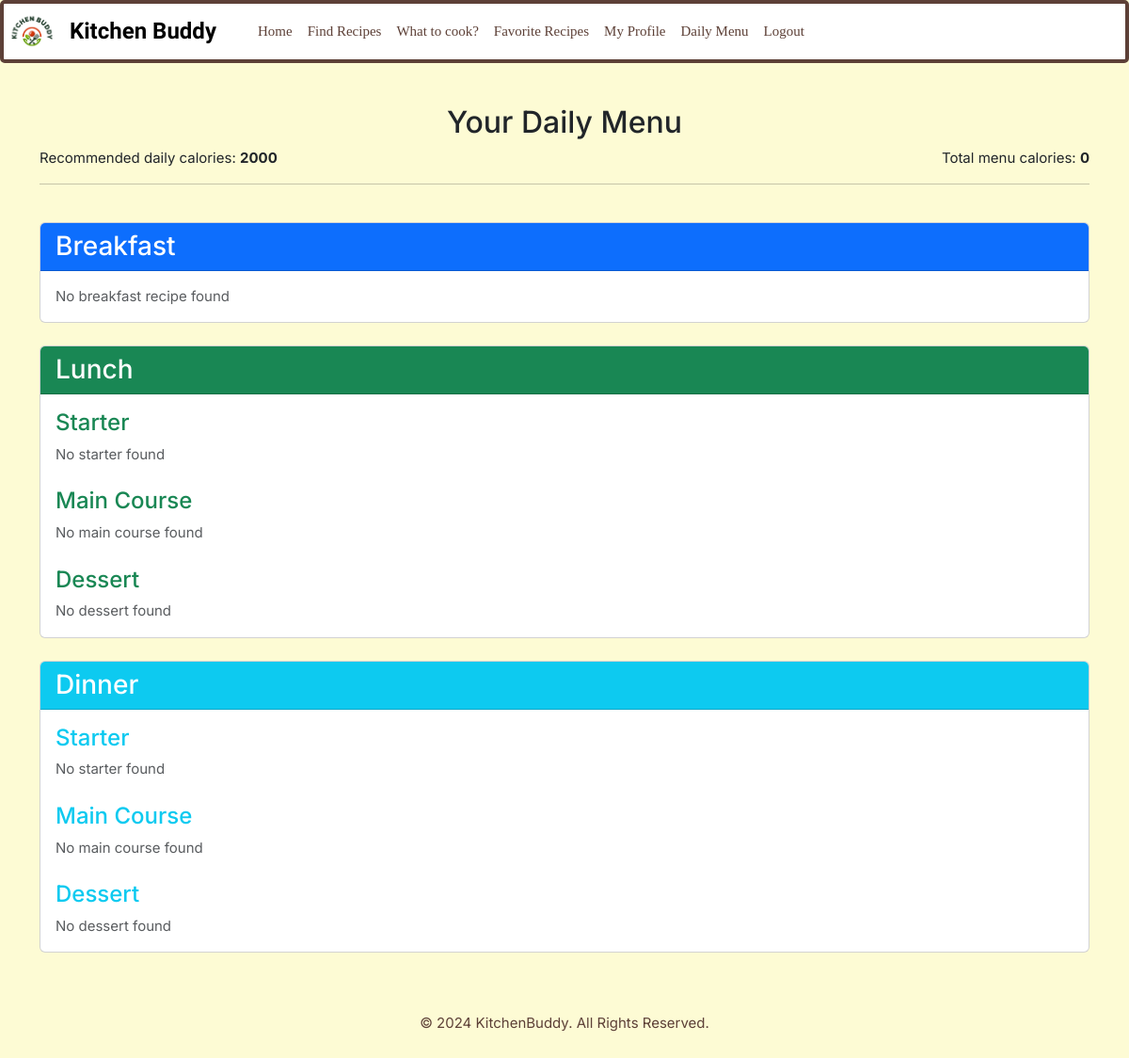
The page /recipes/menu/ (signed in) on the database as committed earlier.
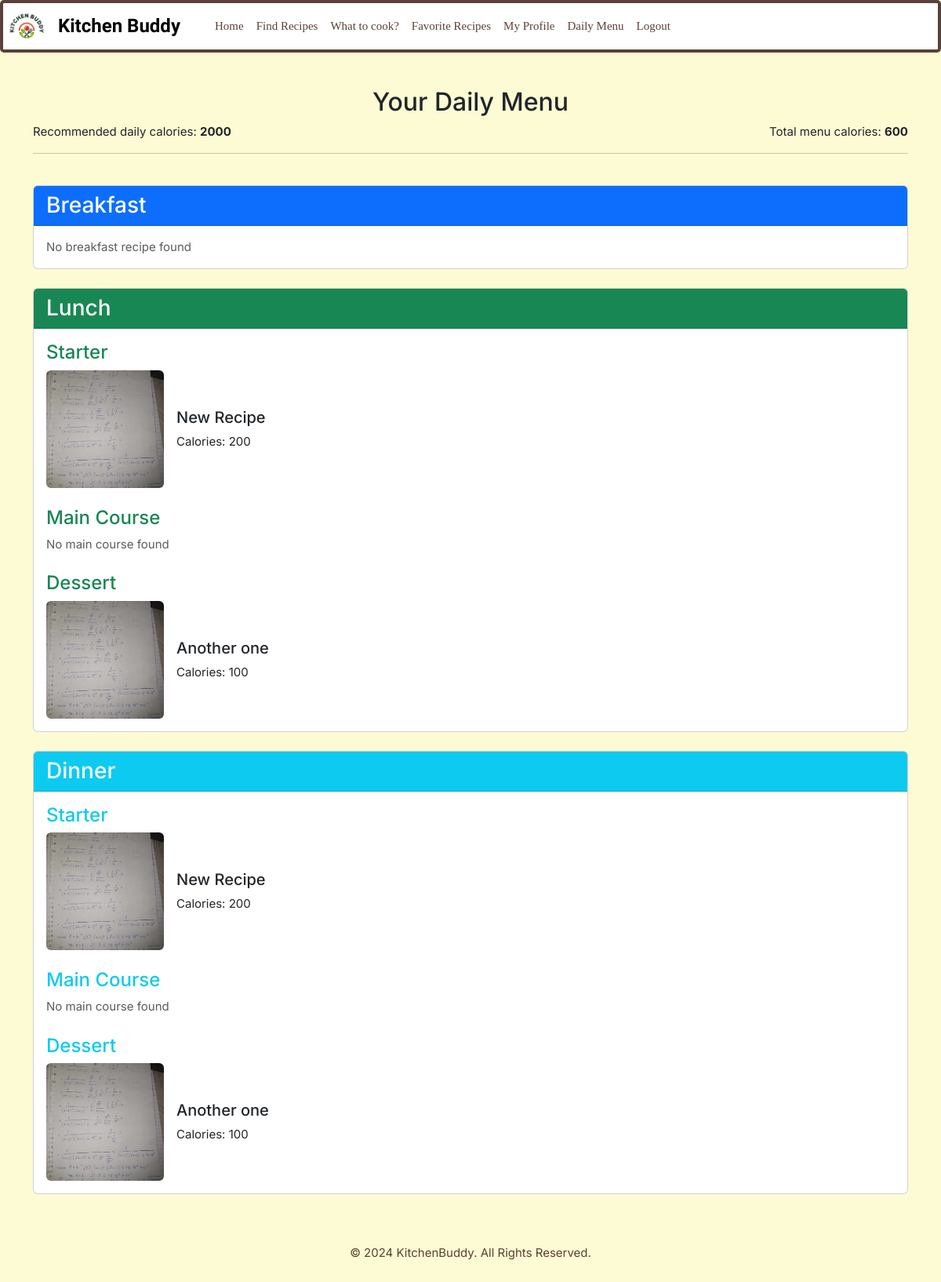
The same page on the database as committed later.
### recipe/models.py (models this page shows, shortened)
class Recipe(models.Model):
    user = models.ForeignKey(User, on_delete=models.CASCADE, related_name="recipe")
    title = models.CharField(max_length=150)
    ingredients = models.ManyToManyField(Ingredient, through='IngredientsDetails', related_name='recipe_ingredient')
    description = models.TextField()
    cooking_time = models.PositiveIntegerField(validators=[MinValueValidator(1)], null=True, blank=True)
    calories = models.PositiveIntegerField(validators=[MinValueValidator(1), MaxValueValidator(2000)], null=True, blank=True)
    image = models.ImageField(upload_to='recipes/', null=True, blank=True)
    dish_type = models.CharField(max_length=10, choices=DISH_TYPE, default='main')
    favourite = models.ManyToManyField(User, related_name='favourite_recipe', blank=True)
    average_rating = models.DecimalField(max_digits=3, decimal_places=2, default=0)
    ratings_count = models.PositiveBigIntegerField(default=0)
    diet = models.ManyToManyField(Diet, related_name='recipe_diet', blank=True)
    allergies = models.ManyToManyField(Allergy, related_name='recipe_allergies', blank=True)
    class Meta:
        ordering = ['title']
        unique_together = ['title', 'image']

### recipe/views.py (the view)
# urls.py: path('menu/', views.get_menu, name='get_menu'),
@login_required
def get_menu(request):
    try:
        user_profile = request.user.profile
        calories_per_day = user_profile.calories
    except Profile.DoesNotExist:
        calories_per_day = 2000
    calories_breakfast = calories_per_day * 0.25
    calories_lunch = calories_per_day * 0.4
    calories_dinner = calories_per_day * 0.35
    favourite_recipes = Recipe.objects.filter(favourite=request.user)
    menu = {
        'breakfast': None,
        'lunch': {
            'starter': None,
            'main': None,
            'dessert': None
        },
        'dinner': {
            'starter': None,
            'main': None,
            'dessert': None
        }
    }
    breakfast_recipes = favourite_recipes.filter(dish_type='breakfast')
    shuffle(breakfast_recipes)
    for recipe in breakfast_recipes:
        if recipe.calories <= calories_breakfast:
            menu['breakfast'] = recipe
            break
    starter_calories_lunch = calories_per_day * 0.1
    main_calories_lunch = calories_per_day * 0.25
    dessert_calories_lunch = calories_per_day * 0.05
    starter_recipes = favourite_recipes.filter(dish_type='starter')
    shuffle(starter_recipes)
    for recipe in starter_recipes:
        if recipe.calories <= starter_calories_lunch:
            menu['lunch']['starter'] = recipe
            break
    main_recipes = favourite_recipes.filter(dish_type='main')
    shuffle(main_recipes)
    for recipe in main_recipes:
        if recipe.calories <= main_calories_lunch:
            menu['lunch']['main'] = recipe
            break
    dessert_recipes = favourite_recipes.filter(dish_type='dessert')
    shuffle(dessert_recipes)
    for recipe in dessert_recipes:
        if recipe.calories <= dessert_calories_lunch:
            menu['lunch']['dessert'] = recipe
            break
    starter_calories_dinner = calories_per_day * 0.1
    main_calories_dinner = calories_per_day * 0.20
    dessert_calories_dinner = calories_per_day * 0.05
    starter_recipes = favourite_recipes.filter(dish_type='starter')
    shuffle(starter_recipes)
    for recipe in starter_recipes:
        if recipe.calories <= starter_calories_dinner:
            menu['dinner']['starter'] = recipe
            break
    main_recipes = favourite_recipes.filter(dish_type='main')
    shuffle(main_recipes)
    for recipe in main_recipes:
        if recipe.calories <= main_calories_dinner:
            menu['dinner']['main'] = recipe
            break
    dessert_recipes = favourite_recipes.filter(dish_type='dessert')
    shuffle(dessert_recipes)
    for recipe in dessert_recipes:
        if recipe.calories <= dessert_calories_dinner:
            menu['dinner']['dessert'] = recipe
            break
    total_calories_menu = 0
    if menu['breakfast']:
        total_calories_menu += menu['breakfast'].calories
    for course in ['starter', 'main', 'dessert']:
        if menu['lunch'][course]:
            total_calories_menu += menu['lunch'][course].calories
        if menu['dinner'][course]:
            total_calories_menu += menu['dinner'][course].calories
    context = {
        'menu': menu,
        'total_calories_menu': total_calories_menu,
        'recommended_calories': calories_per_day
    }
    return render(request, 'recipe/get_menu.html', context)

### recipe/templates/recipe/get_menu.html
{% extends 'base.html' %}
{% block content %}
<div class="container mt-4">
    <div class="row mb-4">
        <div class="col">
            <h2 class="text-center">Your Daily Menu</h2>
            <div class="d-flex justify-content-between align-items-center">
                <p class="mb-0">Recommended daily calories: <strong>{{ recommended_calories }}</strong></p>
                <p class="mb-0">Total menu calories: <strong>{{ total_calories_menu }}</strong></p>
            </div>
            <hr>
        </div>
    </div>
    <div class="row mb-4">
        <div class="col">
            <div class="card">
                <div class="card-header bg-primary text-white">
                    <h3 class="mb-0">Breakfast</h3>
                </div>
                <div class="card-body">
                    {% if menu.breakfast %}
                        <div class="d-flex align-items-center">
                            {% if menu.breakfast.image %}
                                <img src="{{ menu.breakfast.image.url }}" alt="{{ menu.breakfast.title }}" class="img-fluid rounded" style="width: 150px; height: 150px; object-fit: cover;">
                            {% endif %}
                            <div class="ms-3">
                                <h4>{{ menu.breakfast.title }}</h4>
                                <p class="mb-0">Calories: {{ menu.breakfast.calories }}</p>
                            </div>
                        </div>
                    {% else %}
                        <p class="text-muted mb-0">No breakfast recipe found</p>
                    {% endif %}
                </div>
            </div>
        </div>
    </div>
    <div class="row mb-4">
        <div class="col">
            <div class="card">
                <div class="card-header bg-success text-white">
                    <h3 class="mb-0">Lunch</h3>
                </div>
                <div class="card-body">
                    <div class="mb-4">
                        <h4 class="text-success">Starter</h4>
                        {% if menu.lunch.starter %}
                            <div class="d-flex align-items-center">
                                {% if menu.lunch.starter.image %}
                                    <img src="{{ menu.lunch.starter.image.url }}" alt="{{ menu.lunch.starter.title }}" class="img-fluid rounded" style="width: 150px; height: 150px; object-fit: cover;">
                                {% endif %}
                                <div class="ms-3">
                                    <h5>{{ menu.lunch.starter.title }}</h5>
                                    <p class="mb-0">Calories: {{ menu.lunch.starter.calories }}</p>
                                </div>
                            </div>
                        {% else %}
                            <p class="text-muted mb-0">No starter found</p>
                        {% endif %}
                    </div>
                    <div class="mb-4">
                        <h4 class="text-success">Main Course</h4>
                        {% if menu.lunch.main %}
                            <div class="d-flex align-items-center">
                                {% if menu.lunch.main.image %}
                                    <img src="{{ menu.lunch.main.image.url }}" alt="{{ menu.lunch.main.title }}" class="img-fluid rounded" style="width: 150px; height: 150px; object-fit: cover;">
                                {% endif %}
                                <div class="ms-3">
                                    <h5>{{ menu.lunch.main.title }}</h5>
                                    <p class="mb-0">Calories: {{ menu.lunch.main.calories }}</p>
                                </div>
                            </div>
                        {% else %}
                            <p class="text-muted mb-0">No main course found</p>
                        {% endif %}
                    </div>
                    <div>
                        <h4 class="text-success">Dessert</h4>
                        {% if menu.lunch.dessert %}
                            <div class="d-flex align-items-center">
                                {% if menu.lunch.dessert.image %}
                                    <img src="{{ menu.lunch.dessert.image.url }}" alt="{{ menu.lunch.dessert.title }}" class="img-fluid rounded" style="width: 150px; height: 150px; object-fit: cover;">
                                {% endif %}
                                <div class="ms-3">
                                    <h5>{{ menu.lunch.dessert.title }}</h5>
                                    <p class="mb-0">Calories: {{ menu.lunch.dessert.calories }}</p>
                                </div>
                            </div>
                        {% else %}
                            <p class="text-muted mb-0">No dessert found</p>
                        {% endif %}
                    </div>
                </div>
            </div>
        </div>
    </div>
    <div class="row mb-4">
        <div class="col">
            <div class="card">
                <div class="card-header bg-info text-white">
                    <h3 class="mb-0">Dinner</h3>
                </div>
                <div class="card-body">
                    <div class="mb-4">
                        <h4 class="text-info">Starter</h4>
                        {% if menu.dinner.starter %}
                            <div class="d-flex align-items-center">
                                {% if menu.dinner.starter.image %}
                                    <img src="{{ menu.dinner.starter.image.url }}" alt="{{ menu.dinner.starter.title }}" class="img-fluid rounded" style="width: 150px; height: 150px; object-fit: cover;">
                                {% endif %}
                                <div class="ms-3">
                                    <h5>{{ menu.dinner.starter.title }}</h5>
                                    <p class="mb-0">Calories: {{ menu.dinner.starter.calories }}</p>
                                </div>
                            </div>
                        {% else %}
                            <p class="text-muted mb-0">No starter found</p>
                        {% endif %}
                    </div>
                    <div class="mb-4">
                        <h4 class="text-info">Main Course</h4>
                        {% if menu.dinner.main %}
                            <div class="d-flex align-items-center">
                                {% if menu.dinner.main.image %}
                                    <img src="{{ menu.dinner.main.image.url }}" alt="{{ menu.dinner.main.title }}" class="img-fluid rounded" style="width: 150px; height: 150px; object-fit: cover;">
                                {% endif %}
                                <div class="ms-3">
                                    <h5>{{ menu.dinner.main.title }}</h5>
                                    <p class="mb-0">Calories: {{ menu.dinner.main.calories }}</p>
                                </div>
                            </div>
                        {% else %}
                            <p class="text-muted mb-0">No main course found</p>
                        {% endif %}
                    </div>
                    <div>
                        <h4 class="text-info">Dessert</h4>
                        {% if menu.dinner.dessert %}
                            <div class="d-flex align-items-center">
                                {% if menu.dinner.dessert.image %}
                                    <img src="{{ menu.dinner.dessert.image.url }}" alt="{{ menu.dinner.dessert.title }}" class="img-fluid rounded" style="width: 150px; height: 150px; object-fit: cover;">
                                {% endif %}
                                <div class="ms-3">
                                    <h5>{{ menu.dinner.dessert.title }}</h5>
                                    <p class="mb-0">Calories: {{ menu.dinner.dessert.calories }}</p>
                                </div>
                            </div>
                        {% else %}
                            <p class="text-muted mb-0">No dessert found</p>
                        {% endif %}
                    </div>
                </div>
            </div>
        </div>
    </div>
</div>
{% endblock %}

### templates/base.html (shortened to what this page needs)
<!DOCTYPE html>
<html lang="en">
    <head>
        {% load static %}
        <link href="https://cdn.jsdelivr.net/npm/bootstrap@5.3.0-alpha3/dist/css/bootstrap.min.css" rel="stylesheet">
        <link href="https://cdnjs.cloudflare.com/ajax/libs/font-awesome/6.0.0-beta3/css/all.min.css" rel="stylesheet">
        <link rel="stylesheet" href="{% static 'css/base.css' %}" />
    </head>
    <body>
                <nav class="navbar navbar-expand-lg navbar-light">
                    <a class="navbar-brand d-flex align-items-center" href="{% url 'home' %}">
                      <img src="{% static 'images/logo-png.png' %}" alt="KitchenBuddy Logo" class="logo"/>
                      <span class="brand-title">Kitchen Buddy</span>
                    </a>
                    <div class="collapse navbar-collapse" id="navbarNav">
                      <ul class="navbar-nav">
                        <li class="nav-item active">
                          <a class="nav-link" href="{% url 'home' %}">Home <span class="sr-only">(current)</span></a>
                        </li>
                        {% if request.user.is_authenticated %}
                        <li class="nav-item">
                          <a class="nav-link" href="{% url 'list_recipe' %}">Find Recipes</a>
                        </li>
                        <li class="nav-item">
                          <a class="nav-link" href="{% url 'get_recipes_by_ingredients' %}">What to cook?</a>
                        </li>
                        <li class="nav-item">
                          <a class="nav-link" href="{% url 'favourite_recipes' %}">Favorite Recipes</a>
                        </li>
                        <li class="nav-item">
                          <a class="nav-link" href="{% url 'profile' %}">My Profile</a>
                        </li>
                        <li class="nav-item">
                          <a class="nav-link" href="{% url 'get_menu' %}">Daily Menu</a>
                        </li>
                        <li class="nav-item">
                          <a class="nav-link" href="{% url 'logout' %}">Logout</a>
                        </li>
                        {% endif %}
                      </ul>
                    </div>
                  </nav>
                <main class="content">
                    {% block content %}
                    {% endblock %}
                </main>
            <footer id="footer">
                <p>&copy; 2024 KitchenBuddy. All Rights Reserved.
                </p>
            </footer>
    </body>
</html>

### static/css/base.css (style rules this page uses)
html { height: 100%; }
body { background-color: #fdfbd4; font-family: "Inter", sans-serif; font-size: 15px; line-height: 1.5; box-sizing: border-box; margin: 0; min-height: 100vh; display: flex; flex-direction: column; position: relative; overflow: scroll; width: 100%; }
.content { flex: 1; overflow-y: auto; padding: 20px; }
footer { text-align: center; padding: 20px; margin-top: auto; color: #5D4037; }
.navbar { padding: 0; }
.navbar .navbar-brand { margin-left: 0; display: flex; align-items: center; }
.navbar .logo { display: block; margin: 0 auto; transition: width 0.3s ease-in-out; width: 60px; margin-right: 10px; }
.brand-title { font-size: 1.5rem; font-weight: bold; font-family: 'Delicious Handrawn'; }
nav { background-color: #fff; border-top: 4px solid #5D4037 ; border-bottom: 4px solid #5D4037; border-left: 4px solid #5D4037; border-right: 4px solid #5D4037; border-radius: 05px; }
.navbar .navbar-nav { text-decoration: none; background-color: transparent; border: none; box-shadow: none; text-transform: none; padding: 10px 20px; color: #5D4037; }
.navbar .nav-link { font-family: 'Merriwether'; color: #5D4037; }
.navbar .nav-item { text-align: left; }

Rows that differ between the two databases and show on the page:
added Recipe: lunch.starter.image (picture), lunch.starter "New Recipe", lunch.starter.calories "200", dinner.starter.image (picture), dinner.starter "New Recipe", dinner.starter.calories "200"
added Recipe: lunch.dessert.image (picture), lunch.dessert "Another one", lunch.dessert.calories "100", dinner.dessert.image (picture), dinner.dessert "Another one", dinner.dessert.calories "100"
Other text that changed with them:
{{ total_calories_menu }}: "0" → "600"
text no longer shown: "No starter found No dessert found No starter found No dessert found"
text now shown: "Calories: Calories: Calories: Calories:"
